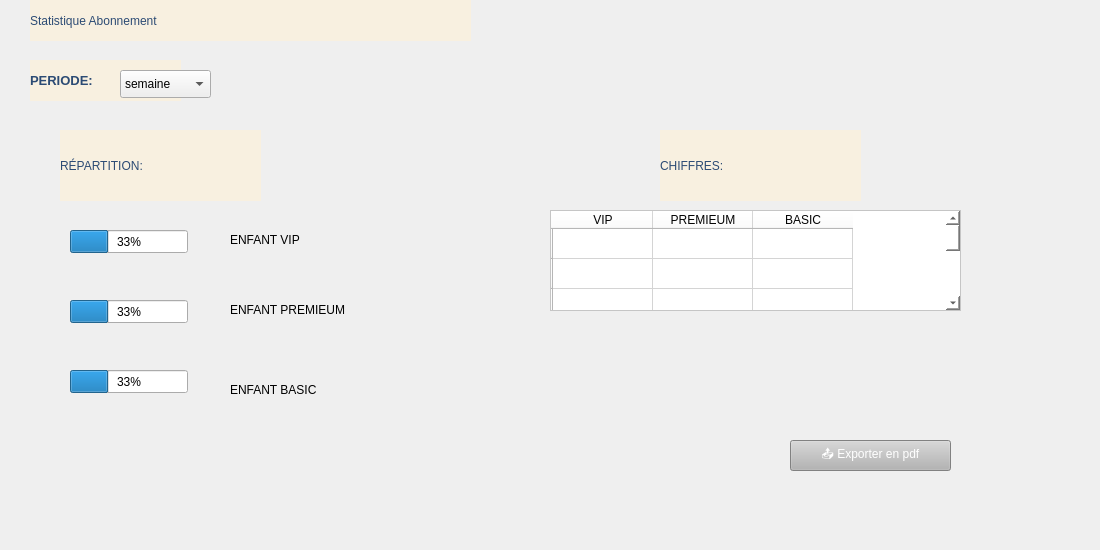
       <widget class="QWidget" name="tab_3">
        <attribute name="title">
         <string>Statistiques et export PDF</string>
        </attribute>
        <widget class="QWidget" name="widget_9" native="true">
         <property name="geometry">
          <rect>
           <x>-10</x>
           <y>-10</y>
           <width>1091</width>
           <height>541</height>
          </rect>
         </property>
         <widget class="QLabel" name="label_23">
          <property name="geometry">
           <rect>
            <x>40</x>
            <y>10</y>
            <width>441</width>
            <height>41</height>
           </rect>
          </property>
          <property name="styleSheet">
           <string notr="true">font: 700 16pt &quot;Segoe UI&quot;;
color: rgb(44, 75, 116);
background-color: rgb(248, 240, 224);</string>
          </property>
          <property name="text">
           <string>Statistique Abonnement</string>
          </property>
         </widget>
         <widget class="QLabel" name="label_25">
          <property name="geometry">
           <rect>
            <x>40</x>
            <y>70</y>
            <width>151</width>
            <height>41</height>
           </rect>
          </property>
          <property name="font">
           <font>
            <family>Segoe UI</family>
            <pointsize>10</pointsize>
            <italic>false</italic>
            <bold>true</bold>
           </font>
          </property>
          <property name="styleSheet">
           <string notr="true">font: 700 10pt &quot;Segoe UI&quot;;

color: rgb(44, 75, 116);
background-color: rgb(248, 240, 224);</string>
          </property>
          <property name="text">
           <string>PERIODE:</string>
          </property>
         </widget>
         <widget class="QComboBox" name="comboBox_3">
          <property name="geometry">
           <rect>
            <x>130</x>
            <y>80</y>
            <width>91</width>
            <height>28</height>
           </rect>
          </property>
          <item>
           <property name="text">
            <string>semaine</string>
           </property>
          </item>
          <item>
           <property name="text">
            <string>mois</string>
           </property>
          </item>
          <item>
           <property name="text">
            <string>annee</string>
           </property>
          </item>
         </widget>
         <widget class="QLabel" name="label_24">
          <property name="geometry">
           <rect>
            <x>240</x>
            <y>390</y>
            <width>101</width>
            <height>20</height>
           </rect>
          </property>
          <property name="text">
           <string>ENFANT BASIC</string>
          </property>
         </widget>
         <widget class="QLabel" name="label_26">
          <property name="geometry">
           <rect>
            <x>240</x>
            <y>310</y>
            <width>131</width>
            <height>20</height>
           </rect>
          </property>
          <property name="text">
           <string>ENFANT PREMIEUM</string>
          </property>
         </widget>
         <widget class="QLabel" name="label_31">
          <property name="geometry">
           <rect>
            <x>240</x>
            <y>240</y>
            <width>91</width>
            <height>20</height>
           </rect>
          </property>
          <property name="text">
           <string>ENFANT VIP </string>
          </property>
         </widget>
         <widget class="QProgressBar" name="progressBar">
          <property name="geometry">
           <rect>
            <x>80</x>
            <y>240</y>
            <width>118</width>
            <height>23</height>
           </rect>
          </property>
          <property name="value">
           <number>33</number>
          </property>
         </widget>
         <widget class="QProgressBar" name="progressBar_2">
          <property name="geometry">
           <rect>
            <x>80</x>
            <y>310</y>
            <width>118</width>
            <height>23</height>
           </rect>
          </property>
          <property name="value">
           <number>33</number>
          </property>
         </widget>
         <widget class="QProgressBar" name="progressBar_3">
          <property name="geometry">
           <rect>
            <x>80</x>
            <y>380</y>
            <width>118</width>
            <height>23</height>
           </rect>
          </property>
          <property name="value">
           <number>33</number>
          </property>
         </widget>
         <widget class="QLabel" name="label_32">
          <property name="geometry">
           <rect>
            <x>70</x>
            <y>140</y>
            <width>201</width>
            <height>71</height>
           </rect>
          </property>
          <property name="styleSheet">
           <string notr="true">font: 700 16pt &quot;Segoe UI&quot;;
color: rgb(44, 75, 116);
background-color: rgb(248, 240, 224);</string>
          </property>
          <property name="text">
           <string>RÉPARTITION:</string>
          </property>
         </widget>
         <widget class="QLabel" name="label_34">
          <property name="geometry">
           <rect>
            <x>670</x>
            <y>140</y>
            <width>201</width>
            <height>71</height>
           </rect>
          </property>
          <property name="styleSheet">
           <string notr="true">font: 700 16pt &quot;Segoe UI&quot;;
color: rgb(44, 75, 116);
background-color: rgb(248, 240, 224);</string>
          </property>
          <property name="text">
           <string>CHIFFRES:</string>
          </property>
         </widget>
         <widget class="QTableWidget" name="tableClient_3">
          <property name="geometry">
           <rect>
            <x>560</x>
            <y>220</y>
            <width>411</width>
            <height>101</height>
           </rect>
          </property>
          <property name="styleSheet">
           <string notr="true">background-color: rgb(255, 255, 255);
color: rgb(3, 3, 3);</string>
          </property>
          <row>
           <property name="text">
            <string/>
           </property>
          </row>
          <row>
           <property name="text">
            <string/>
           </property>
          </row>
          <row>
           <property name="text">
            <string/>
           </property>
          </row>
          <row>
           <property name="text">
            <string/>
           </property>
          </row>
          <row>
           <property name="text">
            <string/>
           </property>
          </row>
          <row>
           <property name="text">
            <string/>
           </property>
          </row>
          <column>
           <property name="text">
            <string>VIP</string>
           </property>
          </column>
          <column>
           <property name="text">
            <string>PREMIEUM</string>
           </property>
          </column>
          <column>
           <property name="text">
            <string>BASIC</string>
           </property>
          </column>
         </widget>
         <widget class="QPushButton" name="pushButton_73">
          <property name="geometry">
           <rect>
            <x>800</x>
            <y>450</y>
            <width>161</width>
            <height>31</height>
           </rect>
          </property>
          <property name="styleSheet">
           <string notr="true"> background-color: rgb(180, 180, 180);
color: rgb(255, 255, 255);</string>
          </property>
          <property name="text">
           <string>📤 Exporter en pdf</string>
          </property>
         </widget>
        </widget>
       </widget>
